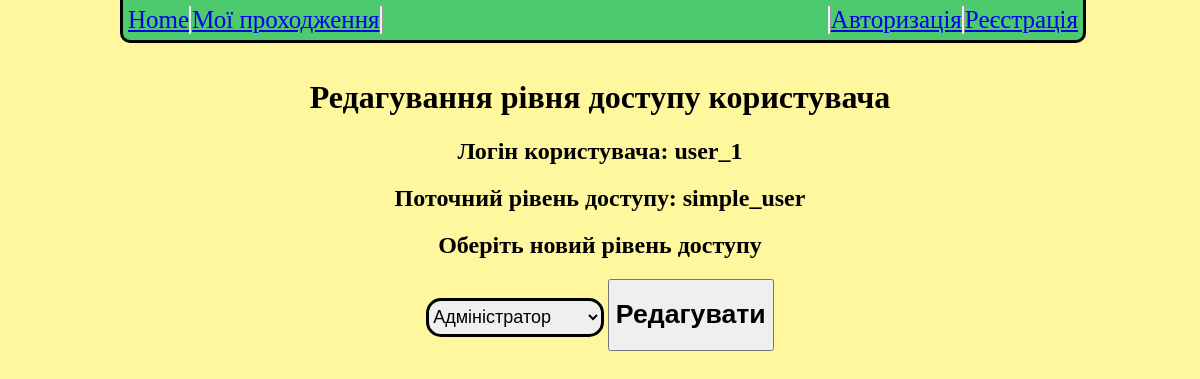
Page /edit_user?user_id=1 on the earlier database version.
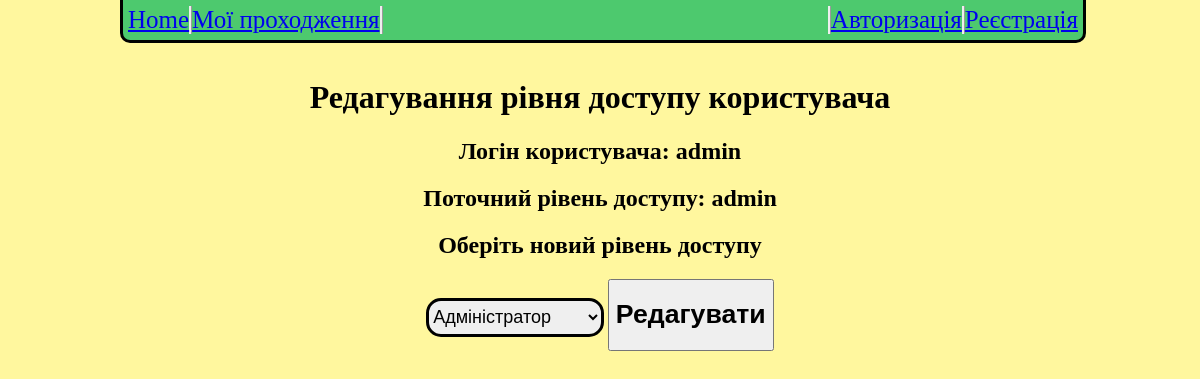
Same page on the later database version.
### models/user.py (models this page shows, shortened)
class UserModel(db.Model, UserMixin):
    __tablename__ = "user"
    user_id = db.Column(db.Integer, primary_key=True)
    user_login = db.Column(db.String(50), nullable=False, unique=True)
    user_password = db.Column(db.String(100), nullable=False)
    user_access_level = db.Column(db.String(50), nullable=False)
    @classmethod
    def find_by_id(cls, user_id):
        return UserModel.query.filter_by(user_id=user_id).first()

### app.py (the view)
@app.route('/edit_user', methods=['GET', 'POST'])
def admin_edit_user():
    editable_user_id = request.args.get('user_id')
    if request.method == 'GET':
        user = UserModel.find_by_id(request.args.get('user_id'))
        return render_template('admin_user_edit.html', user_info=user, user=UserModel(), validate_user=load_user(current_user.get_id()))
    elif request.method == 'POST':
        print(request.form.get('access_types'))
        print(request.form.get('editable_user_id'))
        user =UserModel.find_by_id(request.form.get('editable_user_id'))
        user.edit_user(request.form.get('access_types'))
        return redirect(url_for('admin_user_management'))

### app.py (called while the page is built)
@manager.user_loader
def load_user(user_id):
    return UserModel.query.get(user_id)

@app.after_request
def redirect_to_signin(response):
    if response.status_code == 401:
        return redirect(url_for('login_page') + '?next=' + request.url)
    return response

### templates/admin_user_edit.html (shortened to what this page needs)
<html>
    <head>
        <link rel="stylesheet" type="text/css" href="{{ url_for( 'static', filename='css/style.css', v=8) }}">
    </head>
    <body>
        <div class="header">
            <div class="nav_buttons">
                <div class="home_button">
                    <a href="{{url_for('index')}}">Home</a>
                </div>
                <div class="my_posts">
                    <a href="{{url_for('history')}}">Мої проходження</a>
                </div>
            </div>
            <div class="log_buttons">
                {% if validate_user == None %}
                <div class="register">
                    <a href="{{url_for('register')}}">Реєстрація</a>
                </div>
                <div class="login">
                    <a href="{{url_for('login_page')}}">Авторизація</a>
                </div>
                {% endif %}
            </div>
        </div>
        <div class="name_of_results">
            <h1>Редагування рівня доступу користувача</h1>
        </div>
        <div class="edit_block">
            <div class="user_login">
                <h2>Логін користувача: {{ user_info.user_login }}</h2>
            </div>
            <div class="current_user_access_level">
                <h2>Поточний рівень доступу: {{ user_info.user_access_level }}</h2>
            </div>
            <div class="new_access_level">
                <h2>Оберіть новий рівень доступу</h2>
                <form method="POST" action="edit_user">
                <select name="access_types">
                 <option value="admin">Адміністратор</option>
                </select>
                <button type="submit" name="edit_this_user"><h1>Редагувати</h1></button>
                </form>
            </div>
        </div>
    </body>
</html>

Differences in the rows shown:
changed UserModel: user_login "user_1" → "admin"; user_access_level "simple_user" → "admin"
